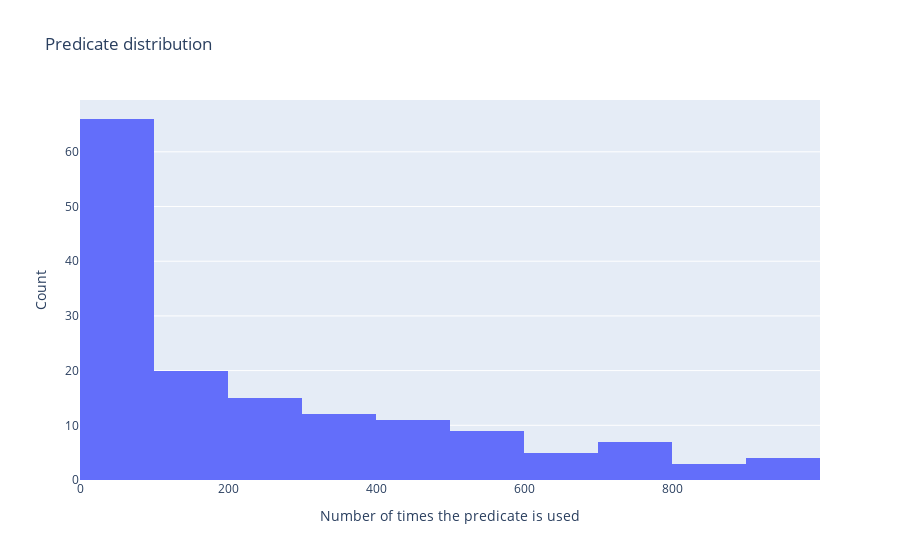

Source (notebook cell):
### Markdown cell above
### 2.7 Relation Distribution

### Code cell
pdeg = defaultdict(int)
for s,p,o in graph.triples((None, None, None)):
    pdeg[p] += 1
print(pdeg[p])  

iplot(dict(
    data=[go.Histogram(x=[cnt for cnt in pdeg.values() if cnt < 1000])],
    layout=go.Layout(
        title='Predicate distribution',
        xaxis=dict(
            title='Number of times the predicate is used'),
        yaxis=dict(
            title='Count'),
)))

### Figure 1 — Plotly figure (JSON) as saved in the notebook; plotly's stock layout.template omitted (floating-point values rounded to 4 significant figures; data arrays with more than 128 entries replaced by an {"elided": "..."} marker saying what was removed)
{"data": [{"type": "histogram", "x": {"elided": "152 int values"}}], "layout": {"title": {"text": "Predicate distribution"}, "xaxis": {"title": {"text": "Number of times the predicate is used"}}, "yaxis": {"title": {"text": "Count"}}}}
